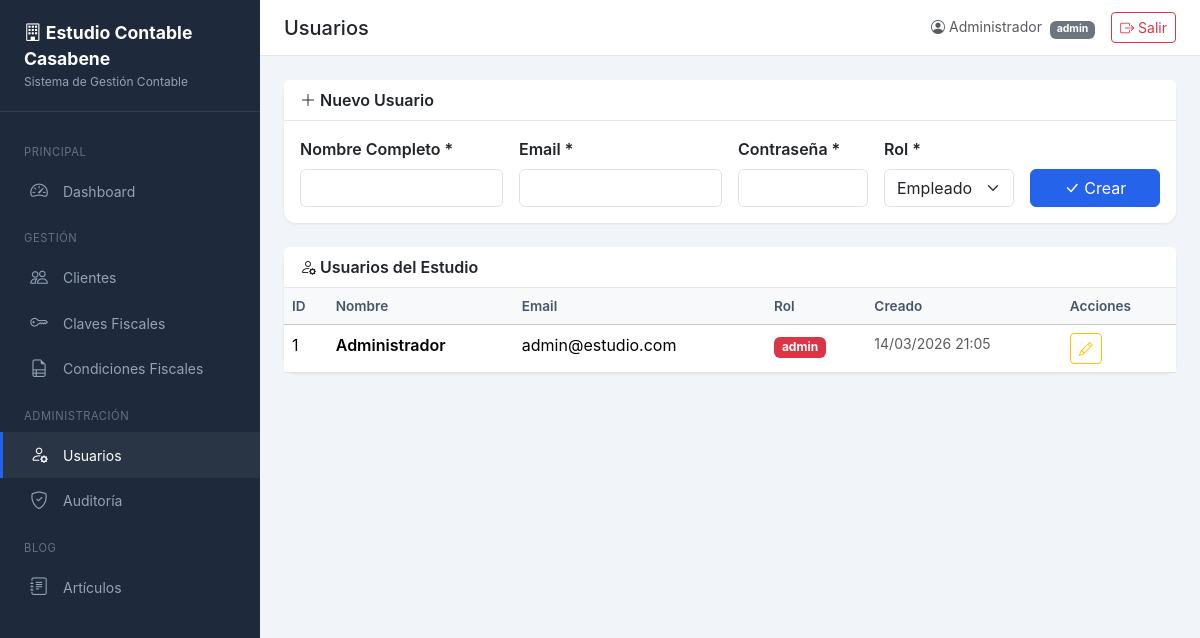
Screenshot of /estudio/usuarios (signed in) with the database file from the repository.
### tables this page shows
CREATE TABLE IF NOT EXISTS `usuarios` (
    `id` INT UNSIGNED AUTO_INCREMENT PRIMARY KEY,
    `nombre_completo` VARCHAR(255) NOT NULL,
    `email` VARCHAR(255) NOT NULL UNIQUE,
    `password_hash` VARCHAR(255) NOT NULL,
    `rol` ENUM('admin', 'empleado', 'cliente') NOT NULL DEFAULT 'empleado',
    `activo` TINYINT(1) NOT NULL DEFAULT 1,
    `created_at` DATETIME NOT NULL DEFAULT CURRENT_TIMESTAMP,
    `updated_at` DATETIME NOT NULL DEFAULT CURRENT_TIMESTAMP ON UPDATE CURRENT_TIMESTAMP
);

### core/helpers.php (called while the page is built, shortened)
<?php
function base_url(string $path = ''): string
{
    static $baseUrl = null;
    if ($baseUrl === null) {
        $appUrl = getenv('APP_URL');
        if ($appUrl && $appUrl !== '') {
            $baseUrl = rtrim($appUrl, '/');
        }
    }
    return $baseUrl . '/' . ltrim($path, '/');
}
function tenant_url(string $path = ''): string
{
    $slug = Tenant::slug();
    return base_url($slug . '/' . ltrim($path, '/'));
}
function e(string $value): string
{
    return htmlspecialchars($value, ENT_QUOTES, 'UTF-8');
}
function view(string $viewPath, array $data = []): void
{
    extract($data);
    $viewFile = __DIR__ . '/../views/' . str_replace('.', '/', $viewPath) . '.php';
    require $viewFile;
}
function is_admin(): bool
{
    return Session::userRole() === 'admin';
}
function format_datetime(?string $date): string
{
    return date('d/m/Y H:i', strtotime($date));
}

### controllers/UsuarioController.php (called while the page is built, shortened)
<?php
class UsuarioController
{
    public function index(): void
    {
        $pdo = Database::tenant();
        $usuarios = $pdo->query("SELECT * FROM usuarios WHERE activo = 1 ORDER BY nombre_completo")->fetchAll();
        view('usuarios.index', ['usuarios' => $usuarios]);
    }
}

### index.php (called while the page is built, shortened)
<?php
$envFile = __DIR__ . '/.env';
if (file_exists($envFile)) {
    $lines = file($envFile, FILE_IGNORE_NEW_LINES | FILE_SKIP_EMPTY_LINES);
    foreach ($lines as $line) {
        if (str_contains($line, '=')) {
            [$key, $value] = explode('=', $line, 2);
            $key = trim($key);
            $value = trim($value);
        }
    }
}
require __DIR__ . '/core/helpers.php';
$appConfig = require __DIR__ . '/config/app.php';
$basePath = rtrim($appConfig['base_path'], '/');
$requestUri = parse_url($_SERVER['REQUEST_URI'], PHP_URL_PATH);
if ($basePath !== '' && str_starts_with($requestUri, $basePath)) {
    $uri = substr($requestUri, strlen($basePath)) ?: '/';
} else {
    $uri = $requestUri ?: '/';
}
$uri = '/' . trim($uri, '/');
$method = $_SERVER['REQUEST_METHOD'];
Router::get('/{slug}/usuarios', function (string $slug) {
    $controller = new Controllers\UsuarioController();
    $controller->index();
});
Router::dispatch($method, $uri);

### core/Session.php (called while the page is built, shortened)
<?php
class Session
{
    public static function start(): void
    {
        if (session_status() === PHP_SESSION_NONE) {
            $config = require __DIR__ . '/../config/app.php';
        }
    }
    public static function get(string $key, $default = null)
    {
        return $_SESSION[$key] ?? $default;
    }
    public static function isLoggedIn(): bool
    {
        return isset($_SESSION['user_id']);
    }
    public static function userId(): ?int
    {
        return $_SESSION['user_id'] ?? null;
    }
    public static function userRole(): ?string
    {
        return $_SESSION['user_role'] ?? null;
    }
}

### core/Tenant.php (called while the page is built, shortened)
<?php
class Tenant
{
    public static function slug(): ?string
    {
        return Session::get('tenant_slug');
    }
    public static function name(): ?string
    {
        return Session::get('tenant_name');
    }
}

### core/Auth.php (called while the page is built, shortened)
<?php
class Auth
{
    public static function check(): bool
    {
        return Session::isLoggedIn();
    }
    public static function user(): ?array
    {
        return [
            'id' => Session::userId(),
            'name' => Session::get('user_name'),
            'email' => Session::get('user_email'),
            'role' => Session::userRole(),
        ];
    }
}

### views/usuarios/index.php (the view, shortened to what this page needs)
<?php $pageTitle = 'Usuarios'; ob_start(); ?>
<div class="card mb-4">
    <div class="card-header"><i class="bi bi-plus-lg"></i> Nuevo Usuario</div>
    <div class="card-body">
        <form method="POST" action="<?= tenant_url('usuarios/store') ?>">
            <div class="row g-3">
                <div class="col-md-3">
                    <label class="form-label fw-semibold">Nombre Completo *</label>
                    <input type="text" name="nombre_completo" class="form-control" required>
                </div>
                <div class="col-md-3">
                    <label class="form-label fw-semibold">Email *</label>
                    <input type="email" name="email" class="form-control" required>
                </div>
                <div class="col-md-2">
                    <label class="form-label fw-semibold">Contraseña *</label>
                    <input type="password" name="password" class="form-control" required>
                </div>
                <div class="col-md-2">
                    <label class="form-label fw-semibold">Rol *</label>
                    <select name="rol" class="form-select" required>
                        <option value="empleado">Empleado</option>
                    </select>
                </div>
                <div class="col-md-2 d-flex align-items-end">
                    <button type="submit" class="btn btn-primary w-100"><i class="bi bi-check-lg"></i> Crear</button>
                </div>
            </div>
        </form>
    </div>
</div>
<div class="card">
    <div class="card-header"><i class="bi bi-person-gear"></i> Usuarios del Estudio</div>
    <div class="card-body p-0">
        <div class="table-responsive">
            <table class="table table-hover mb-0">
                <thead class="table-light">
                    <tr>
                        <th>ID</th>
                        <th>Nombre</th>
                        <th>Email</th>
                        <th>Rol</th>
                        <th>Creado</th>
                        <th>Acciones</th>
                    </tr>
                </thead>
                <tbody>
                    <?php foreach ($usuarios as $u): ?>
                    <tr>
                        <td><?= $u['id'] ?></td>
                        <td class="fw-semibold"><?= e($u['nombre_completo']) ?></td>
                        <td><?= e($u['email']) ?></td>
                        <td>
                            <?php
                            $rolColors = ['admin' => 'danger', 'empleado' => 'primary', 'cliente' => 'success'];
                            $color = $rolColors[$u['rol']] ?? 'secondary';
                            ?>
                            <span class="badge bg-<?= $color ?>"><?= e($u['rol']) ?></span>
                        </td>
                        <td class="small text-muted"><?= format_datetime($u['created_at']) ?></td>
                        <td>
                            <button class="btn btn-sm btn-outline-warning" data-bs-toggle="modal" data-bs-target="#editUser<?= $u['id'] ?>">
                                <i class="bi bi-pencil"></i>
                            </button>
                        </td>
                    </tr>
                    <?php endforeach; ?>
                </tbody>
            </table>
        </div>
    </div>
</div>
<?php $content = ob_get_clean(); require __DIR__ . '/../layouts/app.php'; ?>

### core/Router.php (shortened to what this page needs)
<?php
class Router
{
    private static array $routes = [];
    public static function get(string $path, callable|array $handler): void
    {
        self::$routes['GET'][$path] = $handler;
    }
    public static function post(string $path, callable|array $handler): void
    {
        self::$routes['POST'][$path] = $handler;
    }
    public static function dispatch(string $method, string $uri): void
    {
        $method = strtoupper($method);
        $routes = self::$routes[$method] ?? [];
        foreach ($routes as $pattern => $handler) {
            $regex = self::patternToRegex($pattern);
            if (preg_match($regex, $uri, $matches)) {
                array_shift($matches);
                $params = array_filter($matches, 'is_string', ARRAY_FILTER_USE_KEY);
                if (is_array($handler)) {
                    [$class, $action] = $handler;
                    $controller = new $class();
                    call_user_func_array([$controller, $action], $params);
                } else {
                    call_user_func_array($handler, $params);
                }
                return;
            }
        }
    }
    private static function patternToRegex(string $pattern): string
    {
        $regex = preg_replace('/\{([a-zA-Z_]+)\}/', '(?P<$1>[^/]+)', $pattern);
        return '#^' . $regex . '$#';
    }
}

### views/layouts/app.php (shortened to what this page needs)
<?php
$currentUser = Core\Auth::user();
?>
<!DOCTYPE html>
<html lang="es">
<head>
    <link href="https://cdn.jsdelivr.net/npm/bootstrap@5.3.3/dist/css/bootstrap.min.css" rel="stylesheet">
    <link href="https://cdn.jsdelivr.net/npm/bootstrap-icons@1.11.3/font/bootstrap-icons.min.css" rel="stylesheet">
    <link href="https://cdn.datatables.net/1.13.7/css/dataTables.bootstrap5.min.css" rel="stylesheet">
    <link href="https://cdn.datatables.net/buttons/2.4.2/css/buttons.bootstrap5.min.css" rel="stylesheet">
</head>
<body>
    <nav class="sidebar" id="sidebar">
        <div class="sidebar-brand">
            <i class="bi bi-building"></i> <?= e(Tenant::name() ?? 'Estudio') ?>
            <small>Sistema de Gestión Contable</small>
        </div>
        <div class="sidebar-nav">
            <div class="nav-section">Principal</div>
            <a href="<?= tenant_url('dashboard') ?>" class="<?= str_contains($_SERVER['REQUEST_URI'], '/dashboard') ? 'active' : '' ?>">
                <i class="bi bi-speedometer2"></i> Dashboard
            </a>
            <?php if (is_admin() || is_empleado()): ?>
            <div class="nav-section">Gestión</div>
            <a href="<?= tenant_url('clientes') ?>" class="<?= str_contains($_SERVER['REQUEST_URI'], '/clientes') && !str_contains($_SERVER['REQUEST_URI'], '/claves') ? 'active' : '' ?>">
                <i class="bi bi-people"></i> Clientes
            </a>
            <a href="<?= tenant_url('claves-fiscales/todas') ?>" class="<?= str_contains($_SERVER['REQUEST_URI'], '/claves-fiscales') ? 'active' : '' ?>">
                <i class="bi bi-key"></i> Claves Fiscales
            </a>
            <a href="<?= tenant_url('condiciones-fiscales') ?>" class="<?= str_contains($_SERVER['REQUEST_URI'], '/condiciones-fiscales') ? 'active' : '' ?>">
                <i class="bi bi-file-earmark-ruled"></i> Condiciones Fiscales
            </a>
            <?php endif; ?>
            <?php if (is_admin()): ?>
            <div class="nav-section">Administración</div>
            <a href="<?= tenant_url('usuarios') ?>" class="<?= str_contains($_SERVER['REQUEST_URI'], '/usuarios') ? 'active' : '' ?>">
                <i class="bi bi-person-gear"></i> Usuarios
            </a>
            <a href="<?= tenant_url('auditoria') ?>" class="<?= str_contains($_SERVER['REQUEST_URI'], '/auditoria') ? 'active' : '' ?>">
                <i class="bi bi-shield-check"></i> Auditoría
            </a>
            <div class="nav-section">Blog</div>
            <a href="<?= tenant_url('blog') ?>" class="<?= str_contains($_SERVER['REQUEST_URI'], '/blog') ? 'active' : '' ?>">
                <i class="bi bi-journal-text"></i> Artículos
            </a>
            <?php endif; ?>
        </div>
    </nav>
    <div class="main-content">
        <div class="top-bar">
            <div class="d-flex align-items-center gap-3">
                <h5 class="mb-0"><?= e($pageTitle ?? 'Dashboard') ?></h5>
            </div>
            <div class="d-flex align-items-center gap-3">
                <span class="text-muted small">
                    <i class="bi bi-person-circle"></i> <?= e($currentUser['name'] ?? '') ?>
                    <span class="badge bg-secondary ms-1"><?= e($currentUser['role'] ?? '') ?></span>
                </span>
                <a href="<?= tenant_url('logout') ?>" class="btn btn-sm btn-outline-danger">
                    <i class="bi bi-box-arrow-right"></i> Salir
                </a>
            </div>
        </div>
        <div class="content-area">
            <?= $content ?? '' ?>
        </div>
    </div>
</body>
</html>

### views/layouts/app.php (style rules this page uses)
:root { --sidebar-width: 260px; --primary-color: #2563eb; --sidebar-bg: #1e293b; --sidebar-text: #94a3b8; --sidebar-active: #ffffff; }
body { background: #f1f5f9; font-family: 'Inter', system-ui, sans-serif; }
.sidebar { position: fixed; top: 0; left: 0; bottom: 0; width: var(--sidebar-width); background: var(--sidebar-bg); z-index: 1000; transition: transform .3s; overflow-y: auto; }
.sidebar-brand { padding: 1.25rem 1.5rem; border-bottom: 1px solid rgba(255,255,255,.1); color: #fff; font-weight: 700; font-size: 1.1rem; }
.sidebar-brand small { display: block; font-size: .75rem; color: var(--sidebar-text); font-weight: 400; }
.sidebar-nav { padding: 1rem 0; }
.sidebar-nav .nav-section { padding: .5rem 1.5rem; font-size: .7rem; text-transform: uppercase; letter-spacing: .05em; color: rgba(148,163,184,.6); margin-top: .5rem; }
.sidebar-nav a { display: flex; align-items: center; gap: .75rem; padding: .6rem 1.5rem; color: var(--sidebar-text); text-decoration: none; font-size: .875rem; transition: all .2s; border-left: 3px solid transparent; }
.sidebar-nav a:hover, .sidebar-nav a.active { color: var(--sidebar-active); background: rgba(255,255,255,.05); border-left-color: var(--primary-color); }
.sidebar-nav a i { font-size: 1.1rem; width: 1.5rem; text-align: center; }
.main-content { margin-left: var(--sidebar-width); min-height: 100vh; }
.top-bar { background: #fff; border-bottom: 1px solid #e2e8f0; padding: .75rem 1.5rem; display: flex; align-items: center; justify-content: space-between; }
.content-area { padding: 1.5rem; }
.card { border: none; box-shadow: 0 1px 3px rgba(0,0,0,.08); border-radius: .75rem; }
.card-header { background: #fff; border-bottom: 1px solid #e2e8f0; font-weight: 600; }
.btn-primary { background: var(--primary-color); border-color: var(--primary-color); }
.table th { font-weight: 600; font-size: .85rem; color: #475569; }

### rows the page displays
usuarios: nombre_completo "Administrador", rol "admin", id "1", email "admin@estudio.com", created_at "14/03/2026 21:05"
